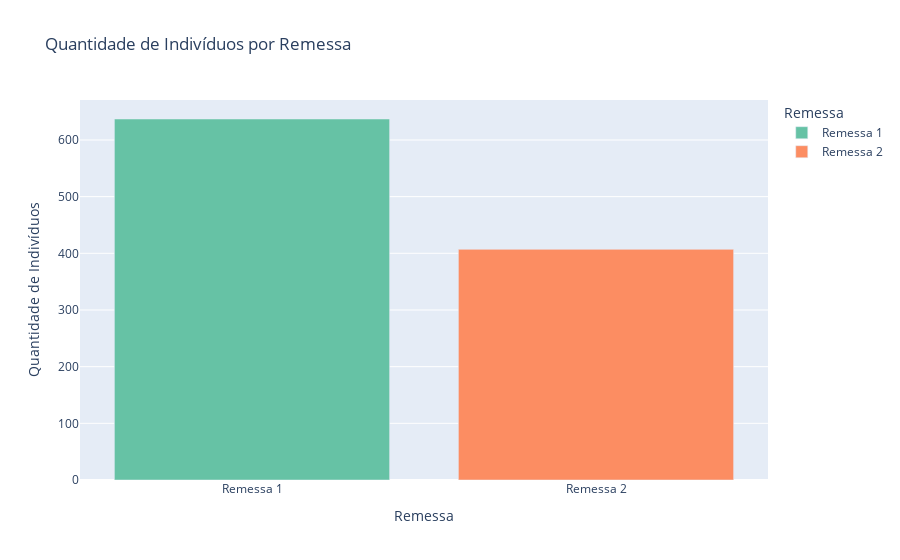

This figure's notebook cell:
### Code cell
#quantidade de individuos por remessa

quantidade_individual_remessa1 = len(remessa1)
quantidade_individual_remessa2 = len(remessa2)

# Criar um DataFrame com os dados
data = pd.DataFrame({
    'Remessa': ['Remessa 1', 'Remessa 2'],
    'Quantidade de Indivíduos': [quantidade_individual_remessa1, quantidade_individual_remessa2]
})


fig = px.bar(data, 
             x='Remessa', 
             y='Quantidade de Indivíduos', 
             title='Quantidade de Indivíduos por Remessa',
             labels={'Remessa': 'Remessa', 'Quantidade de Indivíduos': 'Quantidade de Indivíduos'},
             color='Remessa',
             color_discrete_sequence=px.colors.qualitative.Set2)

fig.write_html("/home/lucasf/Desktop/Visualizacaodedados/Ind_Por_remessa.html")

fig.show()

### Figure 1 — Plotly figure (JSON) as saved in the notebook; plotly's stock layout.template omitted (floating-point values rounded to 4 significant figures)
{"data": [{"alignmentgroup": "True", "hovertemplate": "Remessa=%{x}<br>Quantidade de Indivíduos=%{y}<extra></extra>", "legendgroup": "Remessa 1", "marker": {"color": "rgb(102,194,165)", "pattern": {"shape": ""}}, "name": "Remessa 1", "offsetgroup": "Remessa 1", "orientation": "v", "showlegend": true, "textposition": "auto", "type": "bar", "x": ["Remessa 1"], "xaxis": "x", "y": [637], "yaxis": "y"}, {"alignmentgroup": "True", "hovertemplate": "Remessa=%{x}<br>Quantidade de Indivíduos=%{y}<extra></extra>", "legendgroup": "Remessa 2", "marker": {"color": "rgb(252,141,98)", "pattern": {"shape": ""}}, "name": "Remessa 2", "offsetgroup": "Remessa 2", "orientation": "v", "showlegend": true, "textposition": "auto", "type": "bar", "x": ["Remessa 2"], "xaxis": "x", "y": [407], "yaxis": "y"}], "layout": {"barmode": "relative", "legend": {"title": {"text": "Remessa"}, "tracegroupgap": 0}, "title": {"text": "Quantidade de Indivíduos por Remessa"}, "xaxis": {"anchor": "y", "categoryarray": ["Remessa 1", "Remessa 2"], "categoryorder": "array", "domain": [0, 1], "title": {"text": "Remessa"}}, "yaxis": {"anchor": "x", "domain": [0, 1], "title": {"text": "Quantidade de Indivíduos"}}}}
